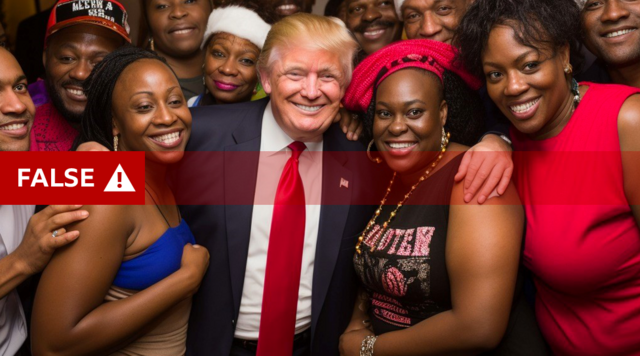
#> input picture data/test-image/test.png, 640 x 356 px
$ python -i main.py   (imports and definitions only)
#> lines starting #> are read from the running program, lines starting #| are printed output that depends on the picture; after the words box and inside, x2 and y2 are one past the last pixel; in counts of white or black regions, pixels touching at a corner belong together
import tkinter as tk
from tkinter import filedialog
import cv2
from PIL import Image, ImageTk

def select_image():
    # Open file dialog to select an image
    file_path = filedialog.askopenfilename()
    if file_path:
        process_image(file_path)

def process_image(file_path):
    # Read the image
#> called with file_path = 'data/test-image/test.png'
    image = cv2.imread(file_path)
#> image is the input picture: shape (356, 640, 3); mean B, G, R 44.9, 49.3, 111.3

    # Convert to grayscale
    gray = cv2.cvtColor(image, cv2.COLOR_BGR2GRAY)
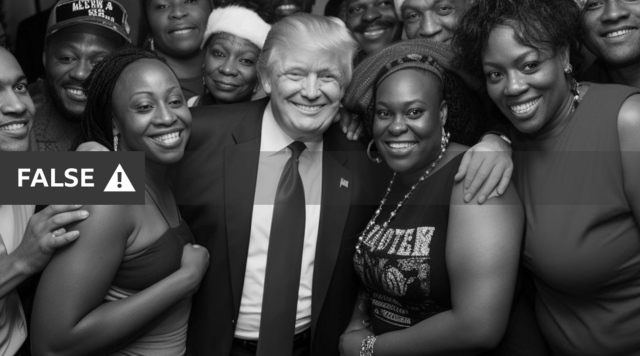
#> gray: shape (356, 640); min 0, max 255, mean 67.3

    # Denoise the image
    denoised_gray = cv2.bilateralFilter(gray, 9, 75, 75)
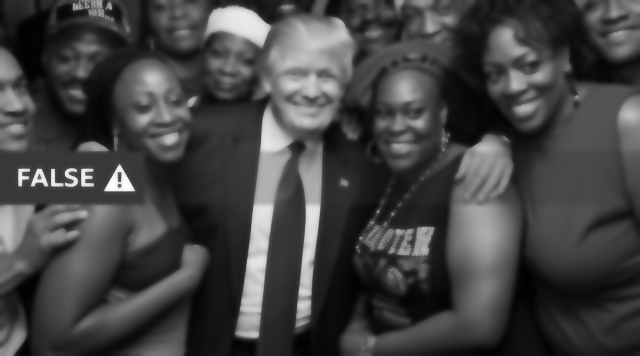
#> denoised_gray: shape (356, 640); min 0, max 255, mean 67.3

    # Load Haar cascade
    face_cascade = cv2.CascadeClassifier('./haarcascade_frontalface_default.xml')

    # Detect faces
    faces = face_cascade.detectMultiScale(denoised_gray, scaleFactor=1.1, minNeighbors=5)
#> faces = [[363, 83, 75, 75], [269, 41, 85, 85], [118, 68, 89, 89], [474, 38, 82, 82]]

    # Draw rectangles around the faces
    for (x, y, w, h) in faces:
        cv2.rectangle(image, (x, y), (x+w, y+h), (255, 0, 0), 2)  # Red rectangle
#> this loop made 4 passes
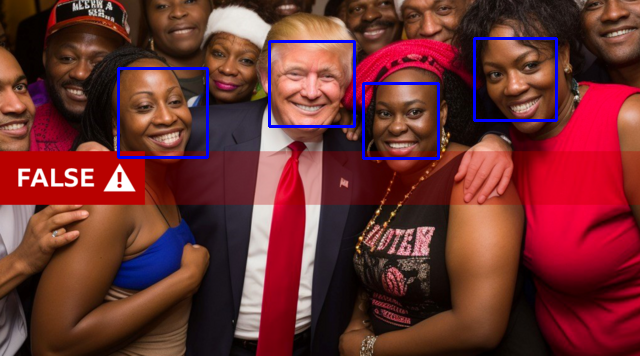
#> image: shape (356, 640, 3); 1.74% of pixels changed, all inside (x1, y1, x2, y2) = (117, 37, 558, 160)

    # Convert the image for Tkinter
    image_rgb = cv2.cvtColor(image, cv2.COLOR_BGR2RGB)
    pil_image = Image.fromarray(image_rgb)
    pil_image_tk = ImageTk.PhotoImage(pil_image)

    # If the label does not exist, create it, else update it
    if not hasattr(process_image, "image_label"):
        process_image.image_label = tk.Label(image=pil_image_tk)
        process_image.image_label.image = pil_image_tk
        process_image.image_label.pack()
    else:
        process_image.image_label.configure(image=pil_image_tk)
        process_image.image_label.image = pil_image_tk

# Create the main window
# [2 lines not run here, left out]

# Create a button to load the image
# [1 line that did not run here, left out]
# [4 lines not run here, left out]

>>> result = process_image('data/test-image/test.png')
